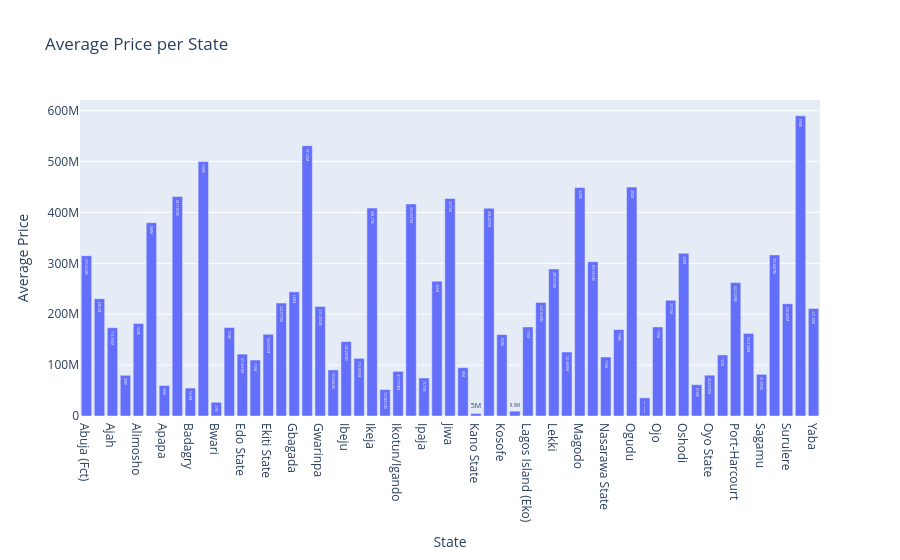

Notebook source saved alongside this figure:
### Code cell
#visualization
state_avg = df.groupby('region_parent_name')['price'].mean().reset_index()

fig = px.bar(
    state_avg,
    x="region_parent_name",
    y="price",
    title="Average Price per State",
    labels={"region_parent_name": "State", "price": "Average Price"},
    text_auto=True
)

fig.show()

### Figure 1 — Plotly figure (JSON) as saved in the notebook; plotly's stock layout.template omitted (floating-point values rounded to 4 significant figures)
{"data": [{"hovertemplate": "State=%{x}<br>Average Price=%{y}<extra></extra>", "legendgroup": "", "marker": {"color": "#636efa", "pattern": {"shape": ""}}, "name": "", "orientation": "v", "showlegend": false, "textposition": "auto", "texttemplate": "%{y}", "type": "bar", "x": ["Abuja (Fct)", "Agege", "Ajah", "Akwa Ibom State", "Alimosho", "Amuwo-Odofin", "Apapa", "Apo District", "Badagry", "Benue State", "Bwari", "Delta State", "Edo State", "Egbe/Idimu", "Ekiti State", "Enugu State", "Gbagada", "Gwagwa", "Gwarinpa", "Ibadan", "Ibeju", "Ifako-Ijaiye", "Ikeja", "Ikorodu", "Ikotun/Igando", "Ikoyi", "Ipaja", "Isolo", "Jiwa", "Kaduna State", "Kano State", "Katampe", "Kosofe", "Kwara State", "Lagos Island (Eko)", "Lagos State", "Lekki", "Lugbe District", "Magodo", "Maryland", "Nasarawa State", "Ogba", "Ogudu", "Ogun State", "Ojo", "Ojodu", "Oshodi", "Osun State", "Oyo State", "Plateau State", "Port-Harcourt", "Rivers State", "Sagamu", "Shomolu", "Surulere", "Wuse", "Yaba"], "xaxis": "x", "y": [315200000.0, 230500000.0, 173400000.0, 80000000.0, 182000000.0, 380000000.0, 60000000.0, 431200000.0, 54900000.0, 500000000.0, 27000000.0, 174000000.0, 121700000.0, 110000000.0, 160700000.0, 222100000.0, 244000000.0, 531200000.0, 215300000.0, 90570000.0, 146200000.0, 113300000.0, 408700000.0, 52080000.0, 87780000.0, 416700000.0, 74750000.0, 265000000.0, 427500000.0, 95000000.0, 5000000.0, 408400000.0, 160000000.0, 9500000.0, 175000000.0, 223200000.0, 289000000.0, 125900000.0, 449000000.0, 303300000.0, 116000000.0, 170000000.0, 450000000.0, 35710000.0, 175000000.0, 227500000.0, 320000000.0, 61600000.0, 80230000.0, 120000000.0, 262100000.0, 162300000.0, 81880000.0, 316700000.0, 220600000.0, 590000000.0, 211200000.0], "yaxis": "y"}], "layout": {"barmode": "relative", "legend": {"tracegroupgap": 0}, "title": {"text": "Average Price per State"}, "xaxis": {"anchor": "y", "domain": [0, 1], "title": {"text": "State"}}, "yaxis": {"anchor": "x", "domain": [0, 1], "title": {"text": "Average Price"}}}}
